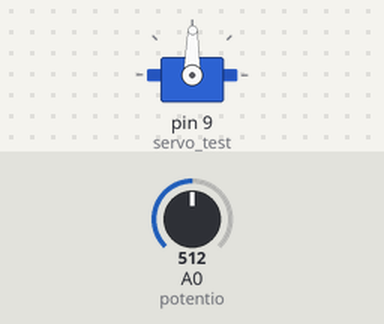
The sketch below on a simulated Arduino Uno, built with avr-gcc and run on an emulated ATmega328P. On the bench: servo. Inputs (shaded band) come from the test bench; at power-on: A0 (potentio) = 512.

Above: at 1.2 s.
1.3 s: A0 (potentio) set to 716
At 1.6 s:
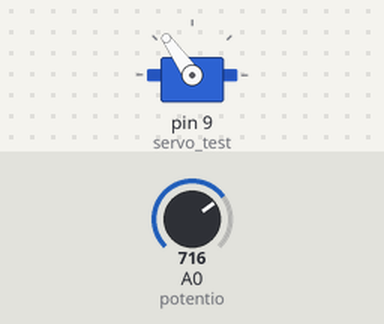
2.8 s: A0 (potentio) set to 900
At 4.0 s:
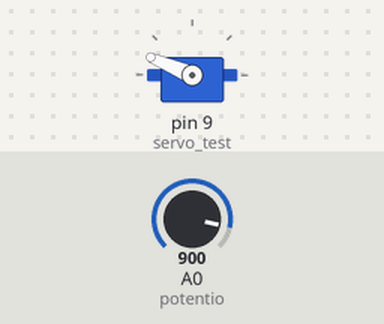
4.3 s: A0 (potentio) set to 1023
At 5.1 s:
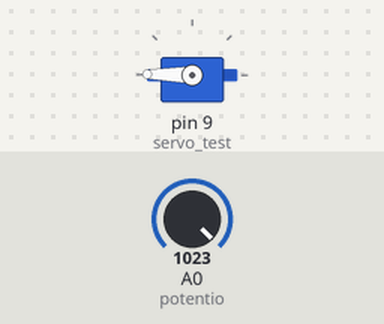
5.8 s: A0 (potentio) set to 306
At 6.3 s:
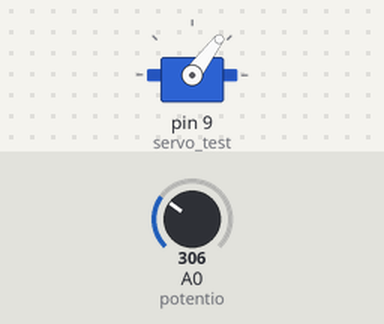
7.3 s: A0 (potentio) set to 122
At 8.5 s:
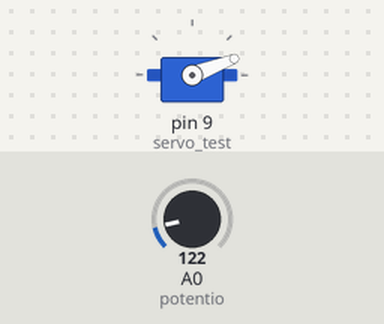
8.8 s: A0 (potentio) set to 511
At 9.7 s:
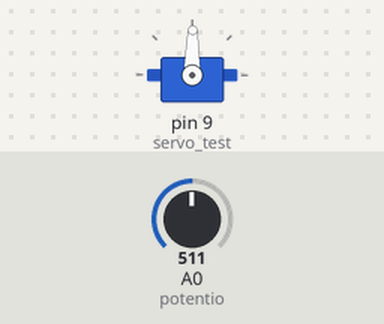
Timing chart, 0 to 11.3 s (numbered marks = the images above; inputs shaded):
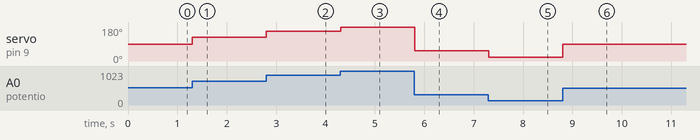

The sketch:

potServ.ino
```cpp
#include <Servo.h>        //Servo library

// Potentiometer Controls a Servo
// https://www.allaboutcircuits.com/projects/servo-motor-control-with-an-arduino/


 Servo servo_test;      //initialize a servo object for the connected servo

 int angle = 0;
 int potentio = A0;      // initialize the A0analog pin for potentiometer


 void setup() {
  servo_test.attach(9);   // attach the signal pin of servo to pin9 of arduino
 }

 void loop() {
  angle = analogRead(potentio);            // reading the potentiometer value between 0 and 1023
  angle = map(angle, 0, 1023, 0, 179);     // scaling the potentiometer value to angle value for servo between 0 and 180)
  servo_test.write(angle);                   //command to rotate the servo to the specified angle
  delay(5);
 }
```

Measured:
- after the input at 1.3 s, servo on pin 9 (servo_test): 89° → 125° at once
- after the input at 2.8 s, servo on pin 9 (servo_test): 125° → 157° at once
- after the input at 4.3 s, servo on pin 9 (servo_test): 157° → 179° at once
- after the input at 5.8 s, servo on pin 9 (servo_test): 179° → 53° at once
- after the input at 7.3 s, servo on pin 9 (servo_test): 53° → 21° at once
- after the input at 8.8 s, servo on pin 9 (servo_test): 21° → 89° at once
